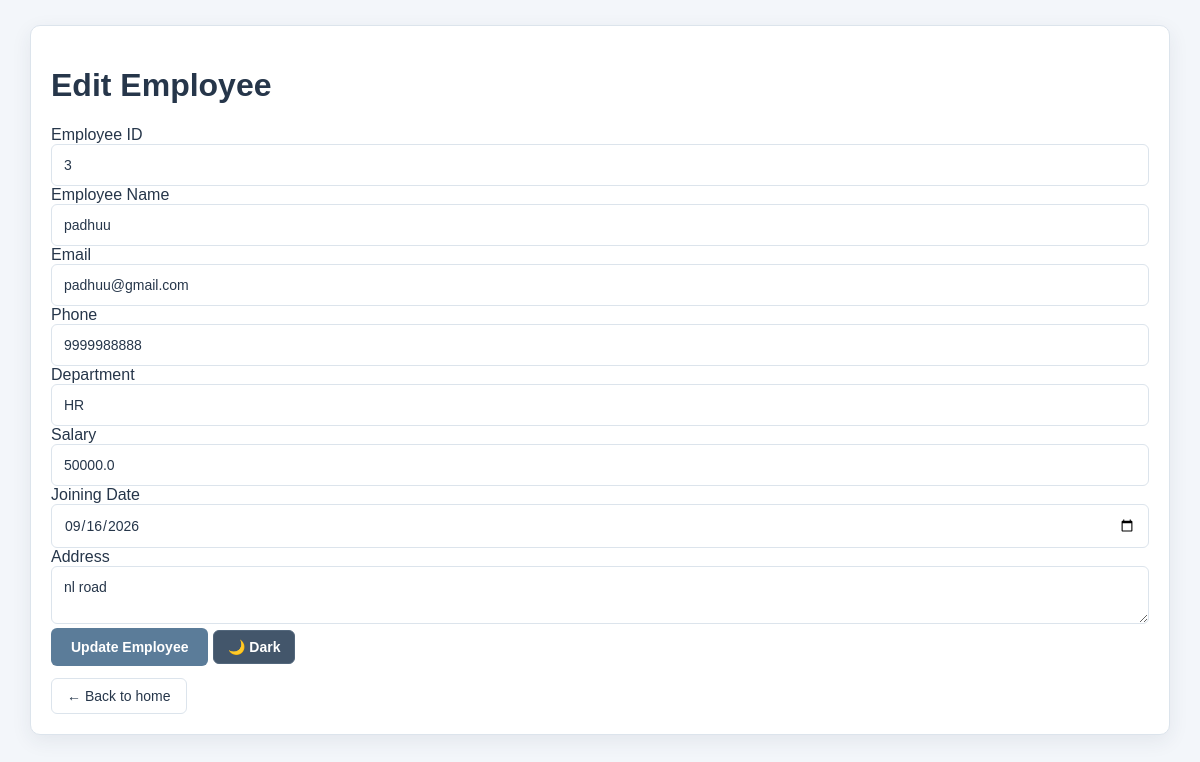
Screenshot of /edit-employee/3 with the database file from the repository.
### tables this page shows
CREATE TABLE employees (
            id INTEGER PRIMARY KEY AUTOINCREMENT,
            name TEXT NOT NULL,
            email TEXT NOT NULL,
            phone TEXT NOT NULL,
            department TEXT NOT NULL,
            salary REAL NOT NULL,
            joining_date TEXT NOT NULL,
            address TEXT NOT NULL
        );

### server.py (the view, shortened to what this page needs)
@app.route("/edit-employee/<int:id>")
def edit_employee_page(id):
    connection = get_db_connection()
    employee = connection.execute("""
        SELECT *
        FROM employees
        WHERE id = ?
    """, (id,)).fetchone()
    connection.close()
    return render_template(
        "edit-employee.html",
        employee=employee
    )

### server.py (called while the page is built)
def get_db_connection():
    connection = sqlite3.connect(DATABASE)
    connection.row_factory = sqlite3.Row
    return connection

### templates/edit-employee.html (shortened to what this page needs)
<!DOCTYPE html>
<html lang="en">
<head>
    <link rel="stylesheet" href="/static/theme.css">
</head>
<body>
    <div class="container">
        <h1>
            Edit Employee
        </h1>
        <form
            action="/edit-employee/{{ employee['id'] }}"
            method="POST">
            <label>
                Employee ID
            </label>
            <input
                type="text"
                value="{{ employee['id'] }}"
                readonly>
            <label>
                Employee Name
            </label>
            <input
                type="text"
                name="name"
                value="{{ employee['name'] }}"
                required>
            <label>
                Email
            </label>
            <input
                type="email"
                name="email"
                value="{{ employee['email'] }}"
                required>
            <label>
                Phone
            </label>
            <input
                type="text"
                name="phone"
                value="{{ employee['phone'] }}"
                required>
            <label>
                Department
            </label>
            <input
                type="text"
                name="department"
                value="{{ employee['department'] }}"
                required>
            <label>
                Salary
            </label>
            <input
                type="number"
                name="salary"
                value="{{ employee['salary'] }}"
                step="0.01"
                required>
            <label>
                Joining Date
            </label>
            <input
                type="date"
                name="joining_date"
                value="{{ employee['joining_date'] }}"
                required>
            <label>
                Address
            </label>
            <textarea
                name="address"
                required>{{ employee['address'] }}</textarea>
            <button
                type="submit"
                class="update-btn">
                Update Employee
            </button>
            <button
    type="button"
    id="themeBtn"
    class="theme-btn"
    onclick="toggleTheme()">
</button>
        </form>
 <a href="/home"
           class="back-btn">
            ← Back to home
        </a>
    </div>
</body>
</html>

### static/theme.css (style rules this page uses)
:root { --background: #f3f6fa; --card: #ffffff; --dark: #26364a; --dark-hover: #344860; --primary: #5b7c99; --primary-hover: #496b88; --text: #26364a; --muted: #718096; --border: #dce4ec; --input: #ffffff; --shadow: 0 6px 20px rgba(38, 54, 74, 0.08); }
* { box-sizing: border-box; }
html { scroll-behavior: smooth; }
body { margin: 0; font-family: Arial, "Segoe UI", sans-serif; background: var(--background) !important; color: var(--text) !important; min-height: 100vh; transition: background 0.25s ease, color 0.25s ease; }
a { text-decoration: none; }
button, input, textarea, select { font-family: inherit; }
.theme-btn { background: #43566b !important; color: #ffffff !important; border: 1px solid #53677c; padding: 8px 14px; border-radius: 6px; font-size: 14px; font-weight: 600; cursor: pointer; transition: 0.2s ease; }
.container, .login-card, .register-container, .table-container, .card, .feature-box, .hero { background: var(--card) !important; color: var(--text) !important; border: 1px solid var(--border); box-shadow: var(--shadow); transition: background 0.25s ease, color 0.25s ease, border 0.25s ease; }
h1, h2, h3 { color: var(--text) !important; }
p, label { color: var(--text) !important; }
.container { width: 95%; max-width: 1400px; margin: 25px auto; padding: 20px; border-radius: 10px; }
input, textarea, select { width: 100%; padding: 12px; background: var(--input) !important; color: var(--text) !important; border: 1px solid var(--border); border-radius: 6px; font-size: 14px; outline: none; transition: 0.2s ease; }
input::placeholder, textarea::placeholder { color: var(--muted); }
.add-btn, .update-btn, .primary-btn, .search-btn, .btn { background: var(--primary); color: #ffffff !important; border: none; padding: 11px 20px; border-radius: 6px; font-size: 14px; font-weight: 600; cursor: pointer; transition: 0.2s ease; }
.back-btn { display: inline-block; margin-top: 12px; padding: 9px 15px; border: 1px solid var(--border); border-radius: 6px; background: transparent; color: var(--text) !important; font-size: 14px; transition: 0.2s ease; }

### rows the page displays
employees: id "3", name "padhuu", email "padhuu@gmail.com", phone "9999988888", department "HR", salary "50000.0", joining_date "09/16/2026", address "nl road"
